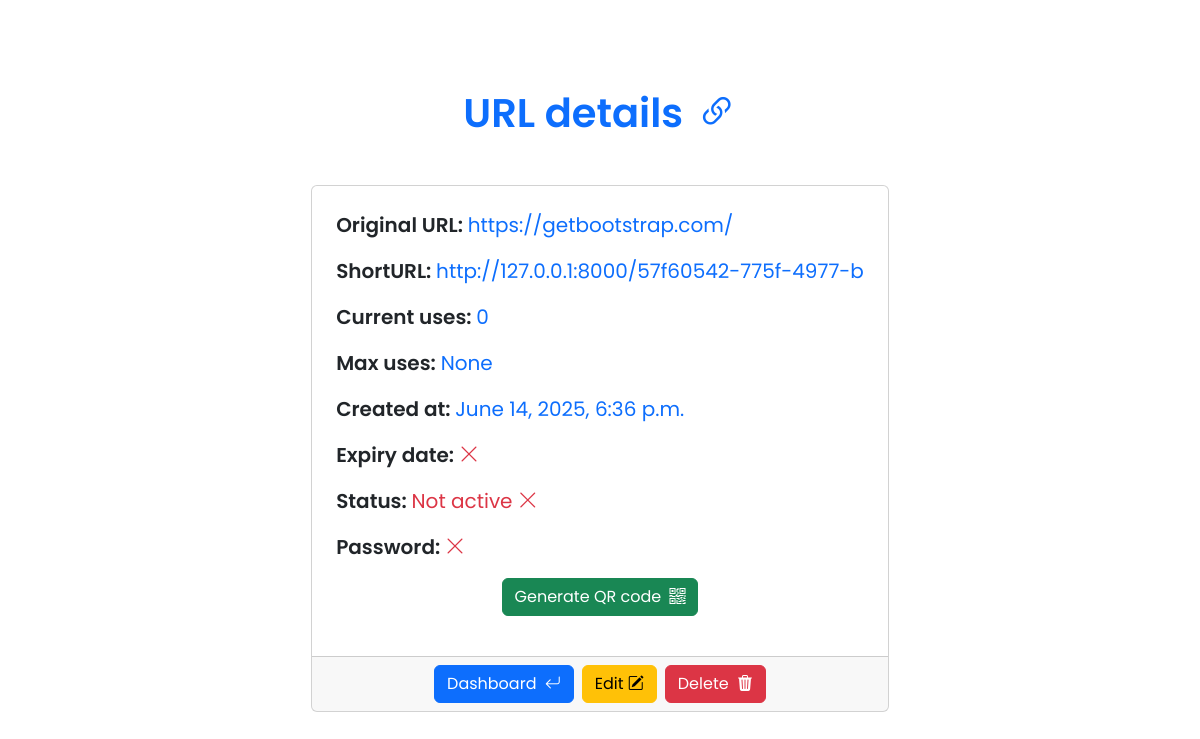
/dashboard/link/18/view (signed in), run on the app's committed database.
### url_app/models.py (models this page shows)
class ShortenedUrl(models.Model):
    original_url = models.URLField(max_length=2048)
    short_code = models.CharField(max_length=20, unique=True)
    created_at = models.DateTimeField(auto_now_add=True)
    owner = models.ForeignKey(User, on_delete=models.CASCADE, null=True, blank=True)
    custom_code = models.CharField(max_length=20, unique=True, null=True)
    expiry_date = models.DateTimeField(null=True, blank=True)
    max_uses = models.IntegerField(null=True, blank=True)
    current_uses = models.IntegerField(default=0, null=True)
    url_password  = models.CharField(max_length=128, null=True, blank=True)
    is_active = models.BooleanField(default=True)
    qr_code = models.ImageField(blank=True, null=True)

### url_app/views.py (the view, shortened to what this page needs)
# urls.py: path('dashboard/link/<int:pk>/view', views.ViewURL, name='view_url'),
@login_required
def ViewURL(request, pk):
    link = get_object_or_404(ShortenedUrl, pk=pk)
    context = {
        'link': link,
        'original_url': link.original_url,
        'short_code': link.short_code,
        'created_at': link.created_at,
        'owner': link.owner,
        'custom_code': link.custom_code,
        'expiry_date': link.expiry_date,
        'uses': link.current_uses,
        'max_uses': link.max_uses,
        'password': link.url_password,
        'active': link.is_active,
        'qrcode': link.qr_code
    }
    return render(request, 'app/url_view.html', context)

### url_app/templates/app/url_view.html (shortened to what this page needs)
<!DOCTYPE html>
<html lang="en">
<head>
    <link href="https://cdn.jsdelivr.net/npm/bootstrap@5.3.6/dist/css/bootstrap.min.css" rel="stylesheet">
    <link rel="stylesheet" href="https://cdn.jsdelivr.net/npm/bootstrap-icons@1.13.1/font/bootstrap-icons.min.css">
</head>
<body class="d-flex flex-column align-items-center justify-content-center" style="min-height: 100vh;">
    <h1 class="text-center fw-semibold text-primary my-5">URL details <i class="bi bi-link-45deg ms-1"></i></h1>
    <div class="card mb-5">
        <div class="card-body p-4">
            <div class="mb-3">
                <p class="fw-semibold fs-5">Original URL: <span class="text-primary">{{ original_url }}</span></p>
            </div>
            <div class="mb-3">
                <p class="fw-semibold fs-5">ShortURL: <span class="text-primary">{{ "http://127.0.0.1:8000/"|add:link.short_code }}</span></p>
            </div>
            <div class="mb-3">
                <p class="fw-semibold fs-5">Current uses: <span class="text-primary">{{ uses }}</span></p>
            </div>
            <div class="mb-3">
                {% if link.max_uses != 0 or link.max_uses != None %}
                    <p class="fw-semibold fs-5">Max uses: <span class="text-primary">{{ max_uses }}</span></p>
                {% else %}
                    <p class="fw-semibold fs-5">Max uses: <span class="text-primary"><i class="bi bi-infinity"></i></span></p>
                {% endif %}
            </div>
            <div class="mb-3">
                <p class="fw-semibold fs-5">Created at: <span class="text-primary">{{ created_at }}</span></p>
            </div>
            <div class="mb-3">
                {% if link.expiry_date != None %}
                    <p class="fw-semibold fs-5">Expiry date: <span class="text-primary">{{ expiry_date }}</span></p>
                {% else %}
                    <p class="fw-semibold fs-5">Expiry date: <span class="text-danger"><i class="bi bi-x-lg"></i></span></p>
                {% endif %}
            </div>
            <div class="mb-3">
                {% if active == True %}
                    <p class="fw-semibold fs-5">Status: <span class="text-success">Active <i class="bi bi-check-lg"></i></span></p>
                {% else %}
                    <p class="fw-semibold fs-5">Status: <span class="text-danger">Not active <i class="bi bi-x-lg"></i></span></p>
                {% endif %}
            </div>
            {% if password %}
            <div class="mb-3">
                <p class="fw-semibold fs-5">Password: <i class="bi bi-check2 text-success"></i></p>
            </div>
            {% else %}
            <div class="mb-3">
                <p class="fw-semibold fs-5">Password: <i class="bi bi-x-lg text-danger"></i></p>
            </div>
            {% endif %}
            {% if qrcode %}
            <p class="fw-semibold fs-5 mt-3">QR code:</p>
            <div class="mb-3 d-flex flex-column align-items-center">
                <img alt="QR Code" class="qr-img">
                <a id="downloadBtn" download="qr_code.png">
                    <button type="button" class="btn btn-success">Download<i class="bi bi-download ms-2"></i></button>
                </a>
            </div>
            {% else %}
            <div class="mb-3 d-flex flex-column align-items-center">
                <form method="POST">
                    <button class="btn btn-success">Generate QR code <i class="bi bi-qr-code ms-1"></i></button>
                </form>
            </div>
            {% endif %}
        </div>
        <div class="card-footer d-flex align-items-center justify-content-center">
            <a href="{% url 'dashboard' %}" class="btn btn-primary mx-1">Dashboard <i class="bi bi-arrow-return-left ms-1"></i></a>
            <a href="{% url 'edit_url' link.pk %}" class="btn btn-warning mx-1">Edit <i class="bi bi-pencil-square"></i></a>
            <a href="{% url 'delete_url' link.pk %}" class="btn btn-danger mx-1">Delete <i class="bi bi-trash3-fill ms-1"></i></a>
        </div>
    </div>
</body>
</html>

### url_app/templates/app/url_view.html (style rules this page uses)
* { font-family: "Poppins", sans-serif; }
span { font-weight: 400; }

### data on the page
ShortenedUrl: original_url "https://getbootstrap.com/", short_code "http://127.0.0.1:8000/57f60542-775f-4977-b", created_at "June 14, 2025, 6:36 p.m."

### other printed values
{{ uses }} "0"
{{ max_uses }} "None"
